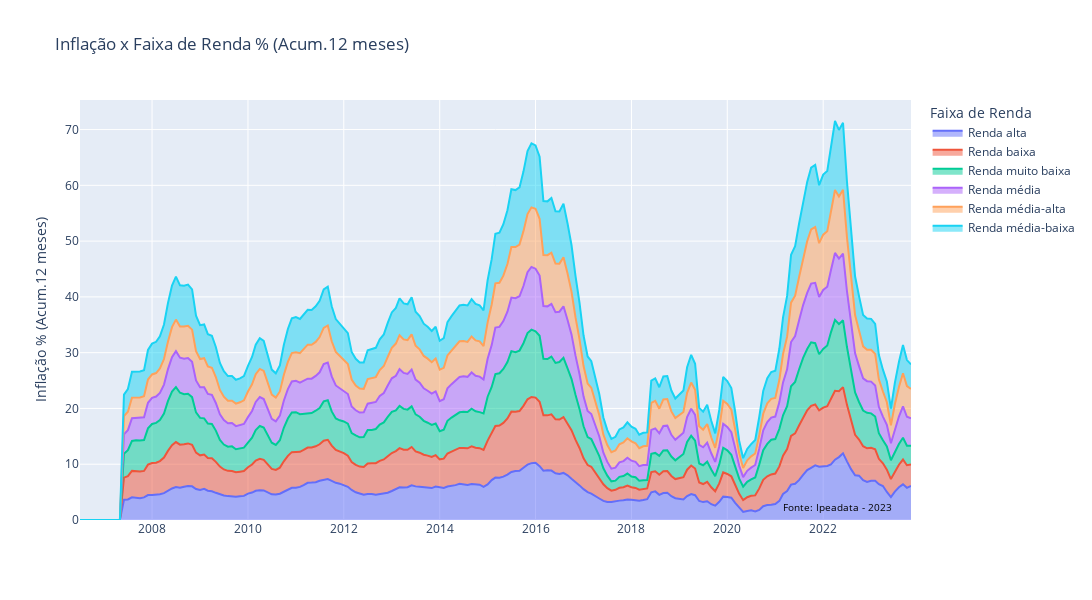

Notebook code for this chart:
### Markdown cell above
> Entendendo o plot doido - Parte II

Esse é o não tão famoso gráfico de violino ilustra como a inflação se distribui em diferentes faixas de renda. Notamos que cada faixa de renda apresenta uma média e uma dispersão específicas. Faixas de renda muito baixa e alta tendem a ter uma gama mais ampla de valores, indicando maior variabilidade econômica. Já as faixas de renda média mostram uma dispersão moderada na inflação. A presença de pontos mais densos em certas faixas sugere concentração de valores, enquanto outliers indicam situações econômicas excepcionais.

### Code cell
import plotly.express as px

# Adicionando uma coluna de data ao DataFrame (séries temporais)
rendas_ajustadas['Data'] = rendas_ajustadas.index

# Transformando o DataFrame de formato longo para facilitar a plotagem
df_long = rendas_ajustadas.melt(id_vars='Data', var_name='Faixa de Renda', value_name='Inflação % (Acum.12 meses)')

# Configuração do plot de área empilhada
fig = px.area(df_long, x='Data', y='Inflação % (Acum.12 meses)', color='Faixa de Renda',
              title='Inflação x Faixa de Renda % (Acum.12 meses)',
              labels={'Inflação % (Acum.12 meses)': 'Inflação % (Acum.12 meses)', 'Data': ''},
              width=1200, height=600)

# Adiciona a anotação "Fonte: Ipeadata - 2023"
fig.add_annotation(
    text="Fonte: Ipeadata - 2023",
    xref="paper", yref="paper",
    x=0.98, y=0.01,
    showarrow=False,
    font=dict(size=10, color="black")
)

# Exibe o gráfico
fig.show()

### Figure 1 — Plotly figure (JSON) as saved in the notebook; plotly's stock layout.template omitted (floating-point values rounded to 4 significant figures; data arrays with more than 128 entries replaced by an {"elided": "..."} marker saying what was removed)
{"data": [{"fillpattern": {"shape": ""}, "hovertemplate": "Faixa de Renda=Renda alta<br>=%{x}<br>Inflação % (Acum.12 meses)=%{y}<extra></extra>", "legendgroup": "Renda alta", "line": {"color": "#636efa"}, "marker": {"symbol": "circle"}, "mode": "lines", "name": "Renda alta", "orientation": "v", "showlegend": true, "stackgroup": "1", "type": "scatter", "x": {"elided": "209 str values"}, "xaxis": "x", "y": {"elided": "209 float values"}, "yaxis": "y"}, {"fillpattern": {"shape": ""}, "hovertemplate": "Faixa de Renda=Renda baixa<br>=%{x}<br>Inflação % (Acum.12 meses)=%{y}<extra></extra>", "legendgroup": "Renda baixa", "line": {"color": "#EF553B"}, "marker": {"symbol": "circle"}, "mode": "lines", "name": "Renda baixa", "orientation": "v", "showlegend": true, "stackgroup": "1", "type": "scatter", "x": {"elided": "209 str values"}, "xaxis": "x", "y": {"elided": "209 float values"}, "yaxis": "y"}, {"fillpattern": {"shape": ""}, "hovertemplate": "Faixa de Renda=Renda muito baixa<br>=%{x}<br>Inflação % (Acum.12 meses)=%{y}<extra></extra>", "legendgroup": "Renda muito baixa", "line": {"color": "#00cc96"}, "marker": {"symbol": "circle"}, "mode": "lines", "name": "Renda muito baixa", "orientation": "v", "showlegend": true, "stackgroup": "1", "type": "scatter", "x": {"elided": "209 str values"}, "xaxis": "x", "y": {"elided": "209 float values"}, "yaxis": "y"}, {"fillpattern": {"shape": ""}, "hovertemplate": "Faixa de Renda=Renda média<br>=%{x}<br>Inflação % (Acum.12 meses)=%{y}<extra></extra>", "legendgroup": "Renda média", "line": {"color": "#ab63fa"}, "marker": {"symbol": "circle"}, "mode": "lines", "name": "Renda média", "orientation": "v", "showlegend": true, "stackgroup": "1", "type": "scatter", "x": {"elided": "209 str values"}, "xaxis": "x", "y": {"elided": "209 float values"}, "yaxis": "y"}, {"fillpattern": {"shape": ""}, "hovertemplate": "Faixa de Renda=Renda média-alta<br>=%{x}<br>Inflação % (Acum.12 meses)=%{y}<extra></extra>", "legendgroup": "Renda média-alta", "line": {"color": "#FFA15A"}, "marker": {"symbol": "circle"}, "mode": "lines", "name": "Renda média-alta", "orientation": "v", "showlegend": true, "stackgroup": "1", "type": "scatter", "x": {"elided": "209 str values"}, "xaxis": "x", "y": {"elided": "209 float values"}, "yaxis": "y"}, {"fillpattern": {"shape": ""}, "hovertemplate": "Faixa de Renda=Renda média-baixa<br>=%{x}<br>Inflação % (Acum.12 meses)=%{y}<extra></extra>", "legendgroup": "Renda média-baixa", "line": {"color": "#19d3f3"}, "marker": {"symbol": "circle"}, "mode": "lines", "name": "Renda média-baixa", "orientation": "v", "showlegend": true, "stackgroup": "1", "type": "scatter", "x": {"elided": "209 str values"}, "xaxis": "x", "y": {"elided": "209 float values"}, "yaxis": "y"}], "layout": {"annotations": [{"font": {"color": "black", "size": 10}, "showarrow": false, "text": "Fonte: Ipeadata - 2023", "x": 0.98, "xref": "paper", "y": 0.01, "yref": "paper"}], "height": 600, "legend": {"title": {"text": "Faixa de Renda"}, "tracegroupgap": 0}, "title": {"text": "Inflação x Faixa de Renda % (Acum.12 meses)"}, "width": 1200, "xaxis": {"anchor": "y", "domain": [0, 1], "title": {"text": ""}}, "yaxis": {"anchor": "x", "domain": [0, 1], "title": {"text": "Inflação % (Acum.12 meses)"}}}}
